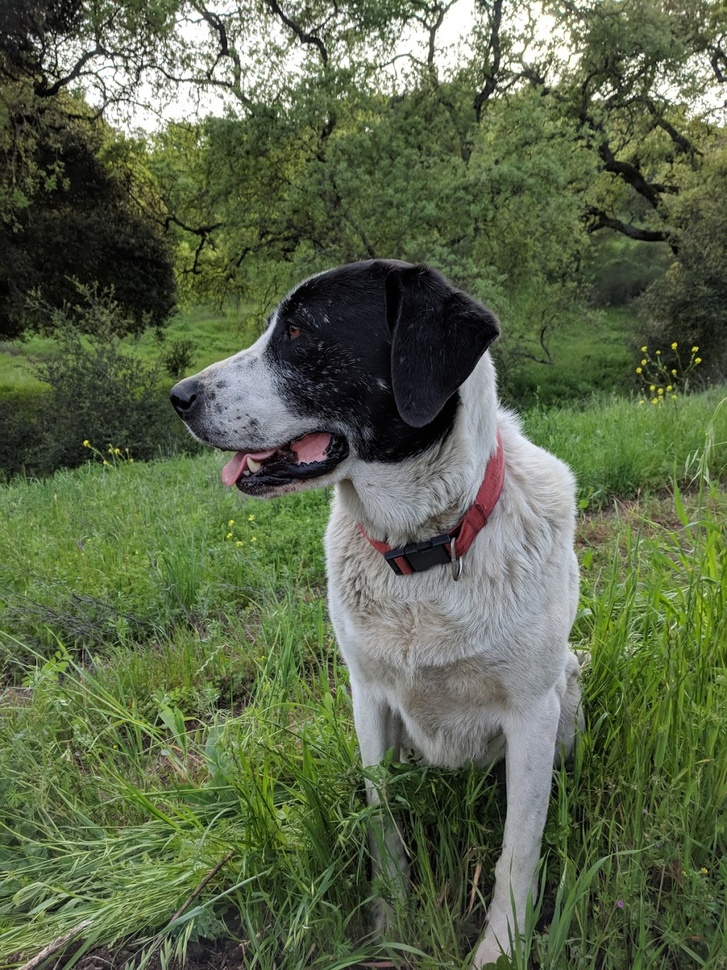
#> input picture DATA/sammy.jpg, 727 x 970 px, shrunk from 1025 x 1367 before the run; the run also reads 1 picture not shown here
$ python template.py   (older library calls are emulated)
#> lines starting #> are read from the running program, lines starting #| are printed output that depends on the picture; after the words box and inside, x2 and y2 are one past the last pixel; in counts of white or black regions, pixels touching at a corner belong together
import numpy as np
import matplotlib.pyplot as plt
import cv2

######TEMPLATE MATCHING########

full=cv2.imread('DATA/sammy.jpg')
#> full is the input picture: shape (970, 727, 3); mean B, G, R 74.2, 102.6, 91.2
full=cv2.cvtColor(full,cv2.COLOR_BGR2RGB)
plt.imshow(full)
# plt.show()
face=cv2.imread('DATA/sammy_face.jpg')
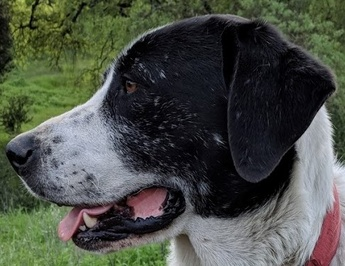
#> input picture DATA/sammy_face.jpg, 345 x 266 px, shrunk from 486 x 375 before the run
#> face is the input picture: shape (266, 345, 3); mean B, G, R 70, 78.7, 74.3
face=cv2.cvtColor(face,cv2.COLOR_BGR2RGB)
plt.imshow(face)
# plt.show()

full_copy=full.copy()
method=cv2.TM_CCOEFF
res=cv2.matchTemplate(full_copy,face,method)

min_val,max_val,min_loc,max_loc=cv2.minMaxLoc(res)
#> min_val = -369489728; max_val = 868100096; min_loc = (0, 7); max_loc = (164, 245)
top_left=max_loc
#> top_left = (164, 245)
height,width,channels=face.shape
#> height = 266; width = 345; channels = 3
bottom_right=(top_left[0]+width,top_left[1]+height)
#> bottom_right = (509, 511)

cv2.rectangle(full_copy,top_left,bottom_right,(255,0,0),10)
#> full_copy: shape (970, 727, 3); mean R, G, B 94.3, 100.7, 72.8
plt.imshow(full_copy)
#plt.show()


######HARRIS CORNER DETECTION########

flat_chess=cv2.imread('DATA/flat_chessboard.png')
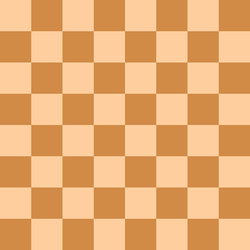
#> input picture DATA/flat_chessboard.png, 250 x 250 px, shrunk from 352 x 352 before the run
#> flat_chess is the input picture: shape (250, 250, 3); mean B, G, R 114.5, 172.5, 231.8
flat_chess=cv2.cvtColor(flat_chess,cv2.COLOR_BGR2RGB)
gray_flat_chess=cv2.cvtColor(flat_chess,cv2.COLOR_BGR2GRAY)

real_chess=cv2.imread('DATA/real_chessboard.jpg')
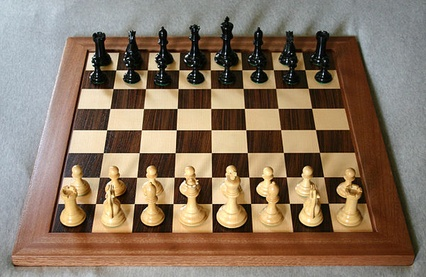
#> input picture DATA/real_chessboard.jpg, 426 x 277 px, shrunk from 600 x 390 before the run
#> real_chess is the input picture: shape (277, 426, 3); mean B, G, R 98.3, 117.7, 137.5
real_chess=cv2.cvtColor(real_chess,cv2.COLOR_BGR2RGB)
gray_real_chess=cv2.cvtColor(real_chess,cv2.COLOR_BGR2GRAY)

GRAY=np.float32(gray_real_chess)

dst=cv2.cornerHarris(GRAY,blockSize=2,ksize=3,k=0.04)
dst=cv2.dilate(dst,None)

real_chess[dst>0.01*dst.max()]=[255,0,0]
#> real_chess: shape (277, 426, 3); mean R, G, B 145.5, 112.5, 94.4
plt.imshow(real_chess)
#plt.show()

######SHI-TOMASI CORNER DETECTION########
flat_chess=cv2.imread('DATA/flat_chessboard.png')
flat_chess=cv2.cvtColor(flat_chess,cv2.COLOR_BGR2RGB)
gray_flat_chess=cv2.cvtColor(flat_chess,cv2.COLOR_BGR2GRAY)

real_chess=cv2.imread('DATA/real_chessboard.jpg')
real_chess=cv2.cvtColor(real_chess,cv2.COLOR_BGR2RGB)
gray_real_chess=cv2.cvtColor(real_chess,cv2.COLOR_BGR2GRAY)


corners=cv2.goodFeaturesToTrack(gray_real_chess,80,0.01,10)
#> corners = 80 rows, first 8: [175, 131], [158, 69], [93, 64], [147, 205], [225, 176], [126, 71], [110, 109], [135, 203]
corners=np.int0(corners)

for i in corners:
    x,y=i.ravel()
    cv2.circle(real_chess,(x,y),3,(255,0,0),-1)
#> this loop made 80 passes
#> (x, y) on passes 1 to 12: (175, 131), (158, 69), (93, 64), (147, 205), (225, 176), (126, 71), (110, 109), (135, 203), (318, 61), (106, 130), (212, 152), (176, 152)
#> real_chess: shape (277, 426, 3); mean R, G, B 139.9, 115.5, 96.6

plt.imshow(real_chess)
#plt.show()

######CANNY EDGE DETECTION########

img=cv2.imread('DATA/sammy_face.jpg')
img=cv2.blur(img,(5,5))
med=np.median(img)
#> med = 65
lower=int(max(0,0.7*med))
#> lower = 45
upper=int(min(255,1.3*med))
#> upper = 84
edges=cv2.Canny(img,lower,upper)
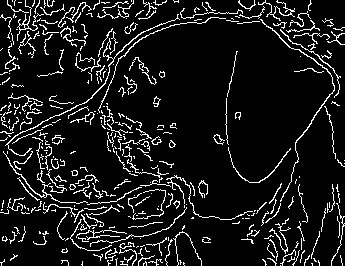
#> edges: shape (266, 345); 9.7% white in thin lines or dots
plt.imshow(edges)
#plt.show()

######GRID DETECTION########
flat_chess=cv2.imread('DATA/flat_chessboard.png')
found,corners=cv2.findChessboardCorners(flat_chess,(7,7))
#> found = True; corners = 49 rows, first 8: [30.69, 30.69], [62, 30.69], [93.31, 30.69], [124.5, 30.68], [155.7, 30.69], [187, 30.69], [218.3, 30.69], [30.68, 62.03]
print(found)
#| True
cv2.drawChessboardCorners(flat_chess,(7,7),corners,found)
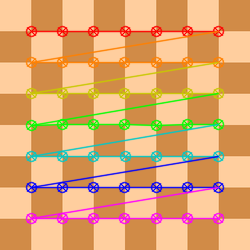
#> flat_chess: shape (250, 250, 3); 17.6% of pixels changed, all inside (x1, y1, x2, y2) = (25, 25, 225, 225)
plt.imshow(flat_chess)
#plt.show()

dots=cv2.imread('DATA/dot_grid.png')
found,corners=cv2.findCirclesGrid(dots,(10,10),cv2.CALIB_CB_SYMMETRIC_GRID)
#> found = False
cv2.drawChessboardCorners(dots,(10,10),corners,found)
plt.imshow(dots)
#plt.show()

######GRID DETECTION########
img=cv2.imread('DATA/internal_external.png',0)
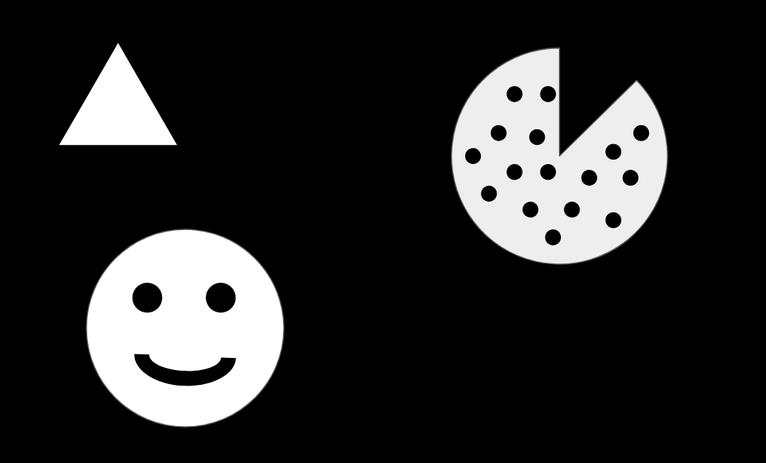
#> input picture DATA/internal_external.png, 766 x 463 px, shrunk from 1080 x 652 before the run
#> img is the input picture: shape (463, 766); min 0, max 255, mean 43.4
plt.imshow(img)
plt.show()
#> figure, not shown here; B, G, R data is drawn as R, G, B
image,contours,hierarchy=cv2.findContours(img,cv2.RETR_CCOMP,cv2.CHAIN_APPROX_SIMPLE)
#> contours = 791 contours, 765 with area under 20; largest, box (x1, y1, x2, y2) and area: (449, 46, 670, 266) 33162, (84, 227, 286, 429) 31434, (57, 41, 180, 146) 6540, (136, 356, 236, 384) 1171, (134, 284, 162, 311) 523
external_contours=np.zeros(image.shape)
internal_contours=np.zeros(image.shape)
for i in range(len(contours)):

    if hierarchy [0][i][3]==-1:
        cv2.drawContours(external_contours,contours,i,255,-1)
    else:
       cv2.drawContours(internal_contours,contours,i,255,-1)
#> external_contours: shape (463, 766) float64; 20.5% white; 32 white regions (26 under 20 px), largest, box (x1, y1, x2, y2) and area: (449, 46, 670, 266) 33778, (84, 227, 286, 429) 31874, (57, 41, 180, 146) 6706, (59, 147, 177, 148) 118, (548, 266, 572, 267) 24, (286, 318, 287, 338) 20
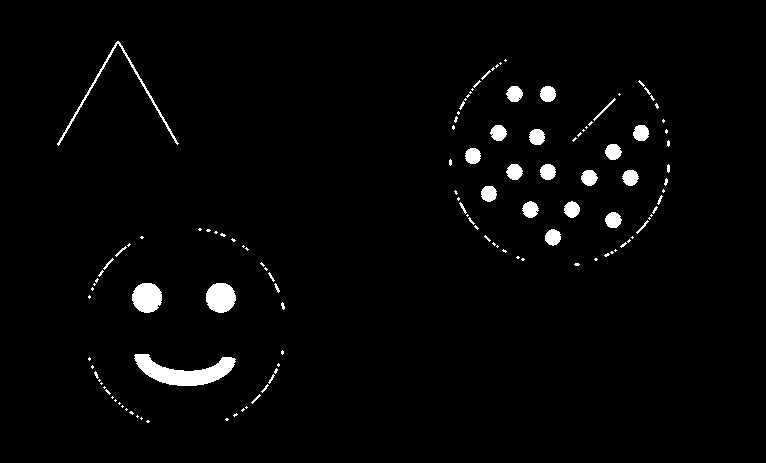
#> internal_contours: shape (463, 766) float64; 2.3% white; 124 white regions (87 under 20 px), largest, box (x1, y1, x2, y2) and area: (134, 354, 236, 386) 1594, (132, 283, 162, 313) 711, (206, 283, 236, 313) 710

plt.imshow(external_contours)
plt.show()
plt.imshow(internal_contours)
plt.show()
